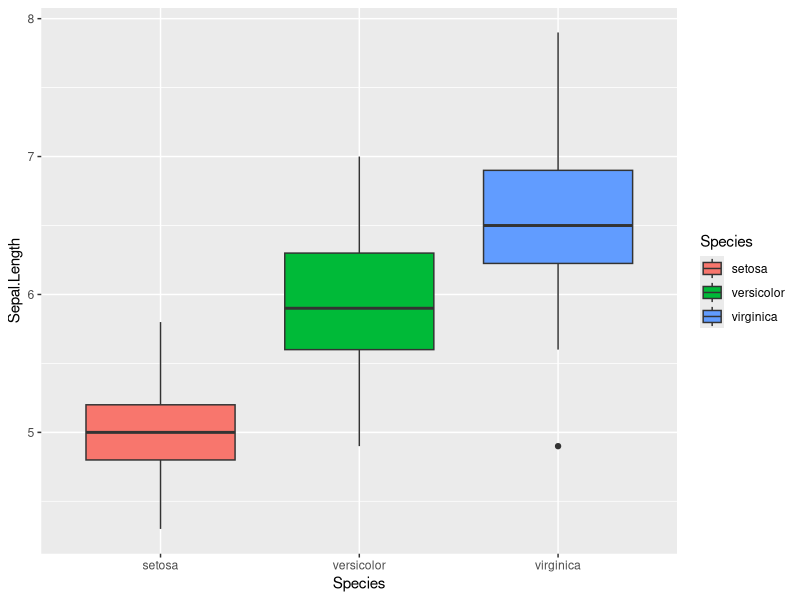
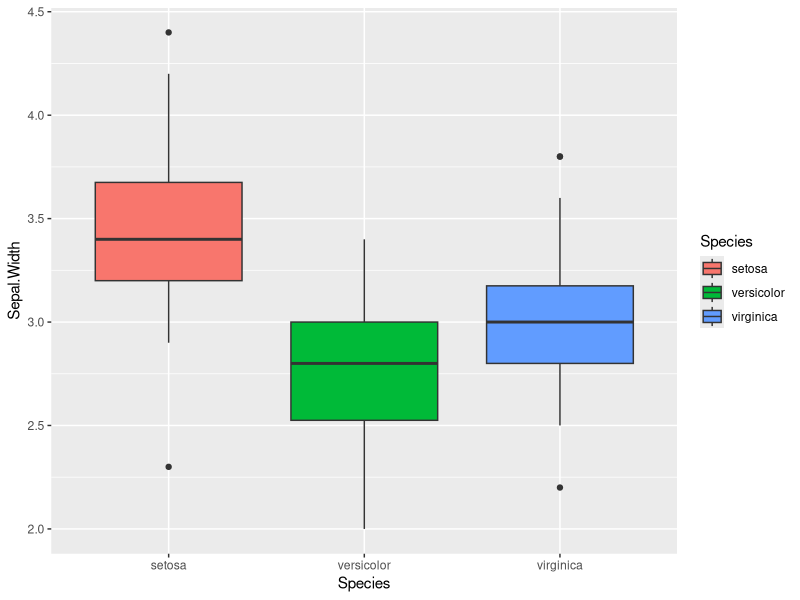
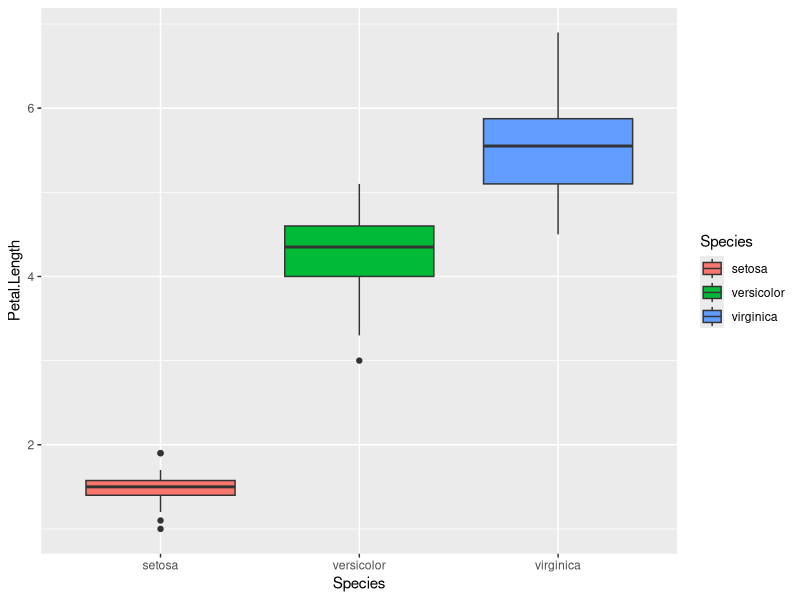
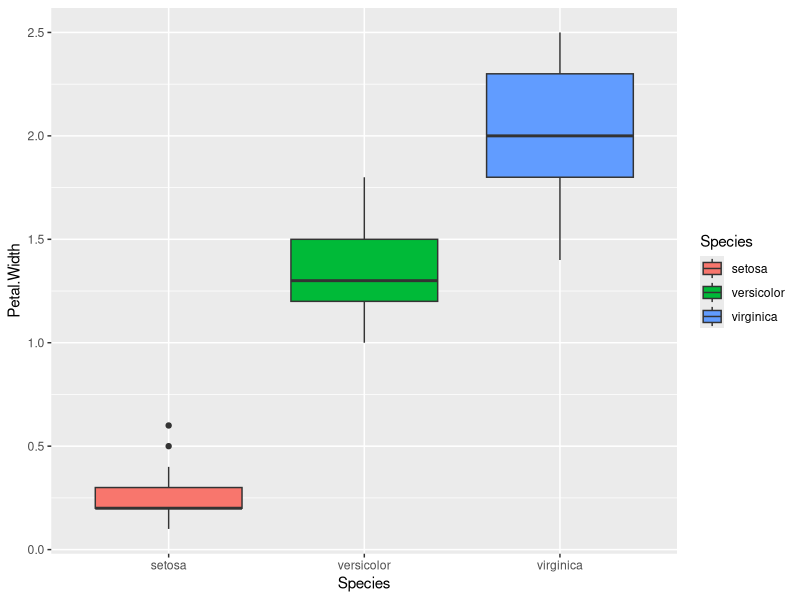
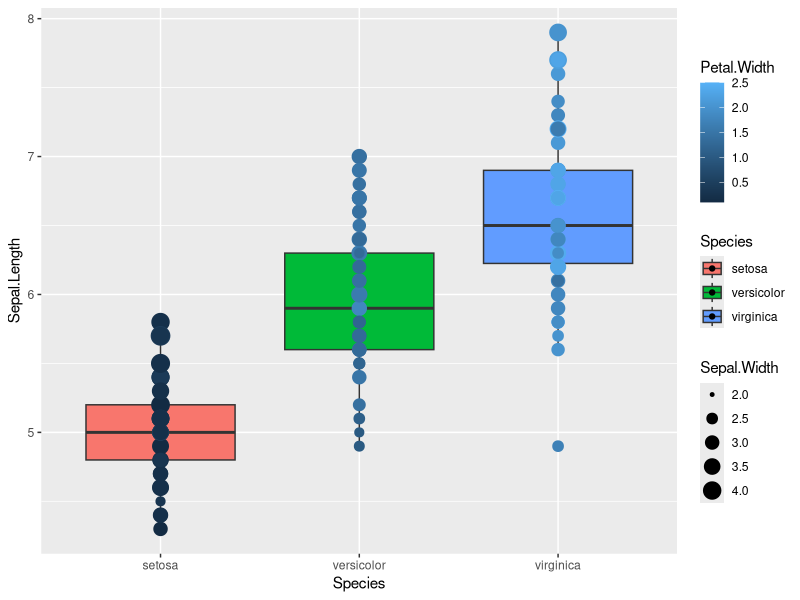
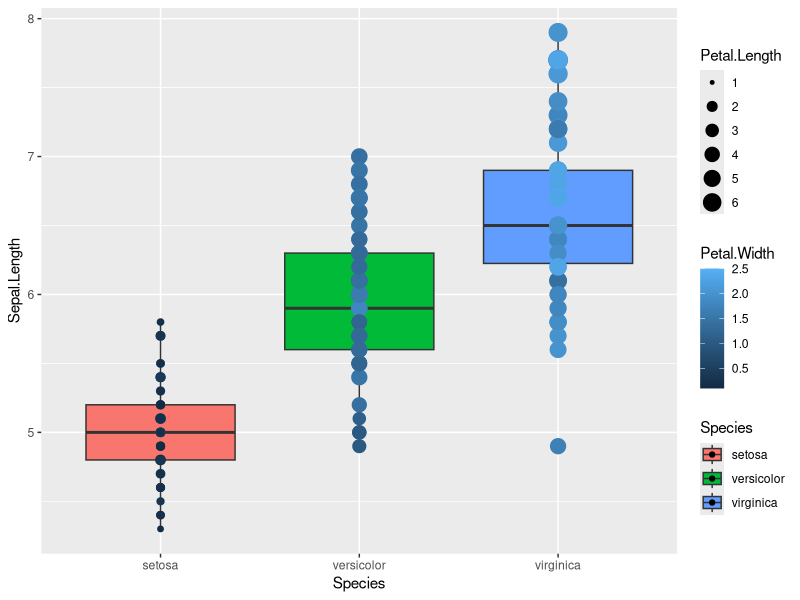
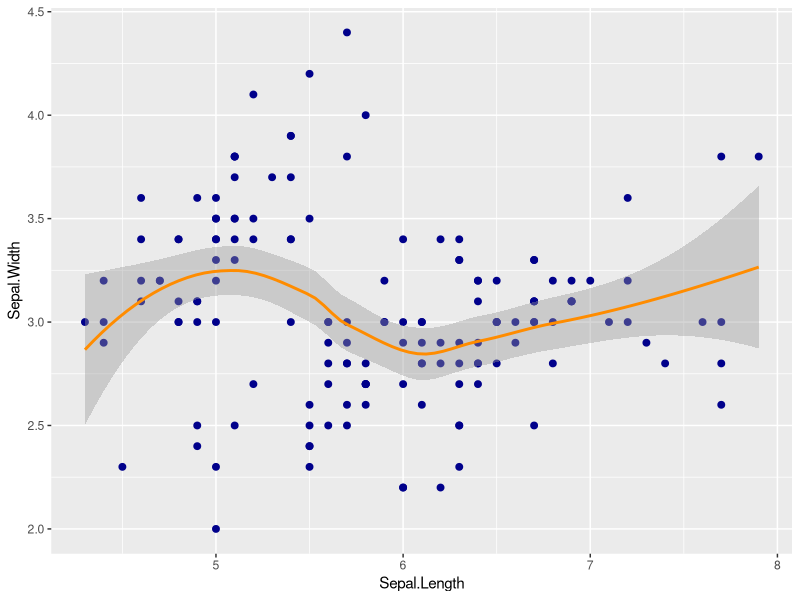
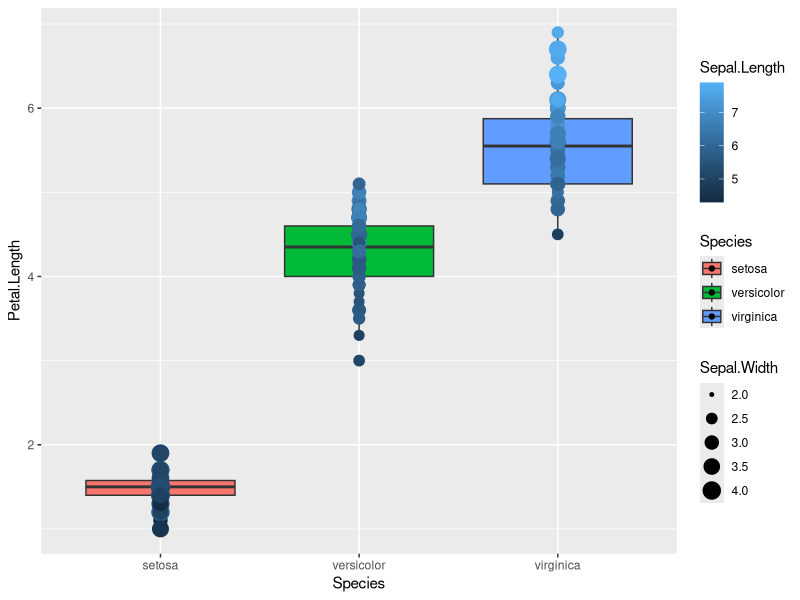

Here is the R script that generated these plots, in order:
library(psych)
library(ggplot2)

data(iris)
?iris
View(iris)
summary(iris)

#### GRAFICI ####

ggplot(iris, aes(Species, Sepal.Length, fill = Species)) +
  geom_boxplot()

ggplot(iris, aes(Species, Sepal.Width, fill = Species)) +
  geom_boxplot()

ggplot(iris, aes(Species, Petal.Length, fill = Species)) +
  geom_boxplot()

ggplot(iris, aes(Species, Petal.Width, fill = Species)) +
  geom_boxplot()

ggplot(iris, aes(Species, Sepal.Length, fill = Species)) +
  geom_boxplot() +
  geom_point(aes(size = Sepal.Width, colour = Petal.Width))

ggplot(iris, aes(Species, Sepal.Length, fill = Species)) +
  geom_boxplot() +
  geom_point(aes(size = Petal.Length, colour = Petal.Width))

# Verifica relazione tra Sepal.Length e Sepal.Width
ggplot(iris, aes(Sepal.Length, Sepal.Width)) +
  geom_point(size = 2, colour = "darkblue") +
  geom_smooth(colour = "darkorange")
# Nessun tipo di relazione significative

#### MODELLI ####
library(MASS)

lda1 = lda(Species ~ Sepal.Length + Sepal.Width, data = iris, CV = T)
lda1

res1 = table(Predicted = lda1$class, Actual = iris$Species)
res1

#                        Actual
#Predicted    setosa versicolor virginica
#setosa         49          0         0
#versicolor      1         35        15
#virginica       0         15        35

# Risultati buoni
mr1 = 1 - sum(diag(res1))/sum(res1)
mr1


lda2 = lda(Species ~ Petal.Length + Petal.Width, data = iris, CV = T)
lda2

res2 = table(Predicted = lda2$class, Actual = iris$Species)
res2

mr2 = 1 - sum(diag(res2))/sum(res2)
mr2
# Risultati eccellenti


lda3 = lda(Species ~ Sepal.Length + Sepal.Width + Petal.Length + Petal.Width, data = iris, CV = T)
lda3

res3 = table(Predicted = lda3$class, Actual = iris$Species)
res3

mr3 = 1 - sum(diag(res3))/sum(res3)
mr3

# Risultati eccellenti, migliori del 2% (non una miglioria così importante considerando il numero di predittori raddoppiato)

ggplot(iris, aes(Species, Petal.Length, fill = Species, palette = "set2")) +
  geom_boxplot() +
  geom_point(aes(size = Sepal.Width, colour = Sepal.Length))

ggplot(iris, aes(Species, Sepal.Width, fill = Species, palette = "set2")) +
  geom_boxplot()

# La variabile Sepal.Width aiuta ma non apporta, almeno graficamente, delle differenze così marcate tra le 3 specie

# Si prova una lda scartando tale variabile, per un numero di 3 predittori 

lda4 = lda(Species ~ Petal.Length + Petal.Width + Sepal.Length, data = iris, CV = T)
lda4

res4 = table(Predicted = lda4$class, Actual = iris$Species)
res4

mr4 = 1 - sum(diag(res4))/sum(res4)
mr4

# Apporto appena apprezzabile, modello scartato


# PER UN MODELLO DI LDA EFFICACE E MOLTO PARSIMONIOSO SI SCEGLIE LDA2, PER UN MODELLO PIÙ EFFICACE MA CON IL DOPPIO DEI
# PREDITTORI RISPETTO AL PRECEDENTE SI SCEGLIE LDA3
print("Bontà di classificazione lda2:")
1 - mr2
print("Bontà di classificazione lda3:")
1 - mr3

# ALBERO
library(rpart)
root1 = rpart(Species ~ Sepal.Length + Sepal.Width + Petal.Length + Petal.Width, data = iris, method = "class")
plot(root1, uniform = T, main = "Classification tree for flowers' species")
text(root1, use.n = T, all = T, cex = 0.8)

printcp(root1)
plotcp(root1)
summary(root1)


# KNN
library(class)
knn10 = knn.cv(train = iris[,-5], cl = iris$Species, k = 10, prob = T)
knn10

mrk10 = 1 - sum(iris$Species == knn10)/NROW(iris)  
mrk10

# Performance eccellente ma praticamente uguale alla lda4, con lo svantaggio della scarsa interpretabilità.
# LA SCELTA FINALE RICADE SULLA LDA2, PARSIMONIOSA (2 PREDITTORI) E PERFORMANCE (M.E. = 0,04)


#### RISULTATI ####

# LDA2, 2 PREDITTORI:
mr2

# LDA3, 4 PREDITTORI:
mr3

# KNN10:
mrk10


